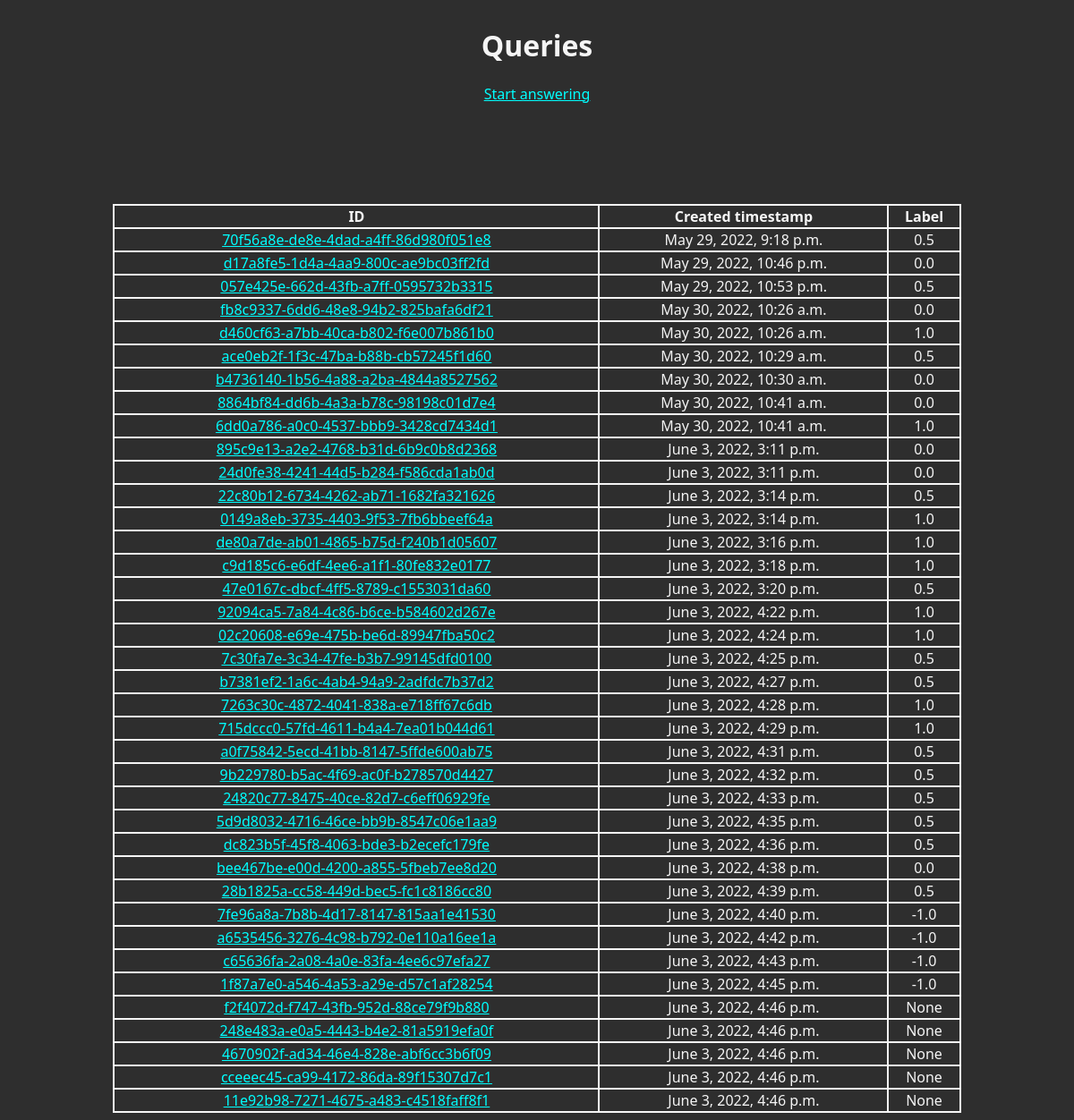
Screenshot of /preferences/ with the database file from the repository.
### preferences/models.py (models this page shows, shortened)
class Preference(models.Model):
    uuid = models.UUIDField('query_uuid', db_index=True, primary_key=True)
    created_timestamp = models.DateTimeField(
        'created at', auto_now_add=True, db_index=True)
    priority = models.IntegerField('priority', db_index=True, default=0)
    label = models.DecimalField('preference label', max_digits=2,
                                decimal_places=1, db_index=True, blank=True, null=True)

### preferences/views.py (the view)
# urls.py: path('', views.QueryListView.as_view(), name='index'),
class QueryListView(ListView):
    model = Preference
    paginated_by = 100
    ordering = 'created_timestamp'
    def get_context_data(self, **kwargs):
        context = super().get_context_data(**kwargs)
        return context

### preferences/templates/preferences/preference_list.html (shortened to what this page needs)
<!DOCTYPE html>
<html>
<head>
    {% load static %}
    <link rel='stylesheet' type='text/css' media='screen' href="{% static 'preferences/preference_list.css' %}">
</head>
<body>
    <div>
        <h1>Queries</h1>
        <a id="startLink" href="/preferences/next">Start answering</a>
        <div id="tableDiv">
            <table>
                <thead>
                    <tr>
                        <th>ID</th>
                        <th>Created timestamp</th>
                        <th>Label</th>
                    </tr>
                </thead>
                <tbody>
                    {% for query in object_list %}
                    <tr>
                        <td><a href="/preferences/{{query.uuid}}">{{ query.uuid }}</a></td>
                        <td>{{ query.created_timestamp }}</td>
                        <td>{{ query.label }}</td>
                    </tr>
                    {% empty %}
                    <td>No queries yet.</td>
                    {% endfor %}
                </tbody>
            </table>
        </div>
    </div>
</body>
</html>

### preferences/static/preferences/preference_list.css (style rules this page uses)
body { background-color: #2E2E2E; align-content: center; color: whitesmoke; text-align: center; font-family: Noto Sans; }
table, th, td { border: 2px solid whitesmoke; border-collapse: collapse; }
a { color: aqua; }
#startLink { margin-top: 5rem; padding: 3rem; }
table { width: 80%; margin-left: auto; margin-right: auto; margin-top: 7rem; }

### rows the page displays
Preference: uuid "70f56a8e-de8e-4dad-a4ff-86d980f051e8", created_timestamp "May 29, 2022, 9:18 p.m.", label "0.5"
Preference: uuid "d17a8fe5-1d4a-4aa9-800c-ae9bc03ff2fd", created_timestamp "May 29, 2022, 10:46 p.m.", label "0.0"
Preference: uuid "057e425e-662d-43fb-a7ff-0595732b3315", created_timestamp "May 29, 2022, 10:53 p.m.", label "0.5"
Preference: uuid "fb8c9337-6dd6-48e8-94b2-825bafa6df21", created_timestamp "May 30, 2022, 10:26 a.m.", label "0.0"
Preference: uuid "d460cf63-a7bb-40ca-b802-f6e007b861b0", created_timestamp "May 30, 2022, 10:26 a.m.", label "1.0"
Preference: uuid "ace0eb2f-1f3c-47ba-b88b-cb57245f1d60", created_timestamp "May 30, 2022, 10:29 a.m.", label "0.5"
Preference: uuid "b4736140-1b56-4a88-a2ba-4844a8527562", created_timestamp "May 30, 2022, 10:30 a.m.", label "0.0"
Preference: uuid "8864bf84-dd6b-4a3a-b78c-98198c01d7e4", created_timestamp "May 30, 2022, 10:41 a.m.", label "0.0"
Preference: uuid "6dd0a786-a0c0-4537-bbb9-3428cd7434d1", created_timestamp "May 30, 2022, 10:41 a.m.", label "1.0"
Preference: uuid "895c9e13-a2e2-4768-b31d-6b9c0b8d2368", created_timestamp "June 3, 2022, 3:11 p.m.", label "0.0"
Preference: uuid "24d0fe38-4241-44d5-b284-f586cda1ab0d", created_timestamp "June 3, 2022, 3:11 p.m.", label "0.0"
Preference: uuid "22c80b12-6734-4262-ab71-1682fa321626", created_timestamp "June 3, 2022, 3:14 p.m.", label "0.5"
Preference: uuid "0149a8eb-3735-4403-9f53-7fb6bbeef64a", created_timestamp "June 3, 2022, 3:14 p.m.", label "1.0"
Preference: uuid "de80a7de-ab01-4865-b75d-f240b1d05607", created_timestamp "June 3, 2022, 3:16 p.m.", label "1.0"
Preference: uuid "c9d185c6-e6df-4ee6-a1f1-80fe832e0177", created_timestamp "June 3, 2022, 3:18 p.m.", label "1.0"
Preference: uuid "47e0167c-dbcf-4ff5-8789-c1553031da60", created_timestamp "June 3, 2022, 3:20 p.m.", label "0.5"
Preference: uuid "92094ca5-7a84-4c86-b6ce-b584602d267e", created_timestamp "June 3, 2022, 4:22 p.m.", label "1.0"
Preference: uuid "02c20608-e69e-475b-be6d-89947fba50c2", created_timestamp "June 3, 2022, 4:24 p.m.", label "1.0"
Preference: uuid "7c30fa7e-3c34-47fe-b3b7-99145dfd0100", created_timestamp "June 3, 2022, 4:25 p.m.", label "0.5"
Preference: uuid "b7381ef2-1a6c-4ab4-94a9-2adfdc7b37d2", created_timestamp "June 3, 2022, 4:27 p.m.", label "0.5"
Preference: uuid "7263c30c-4872-4041-838a-e718ff67c6db", created_timestamp "June 3, 2022, 4:28 p.m.", label "1.0"
Preference: uuid "715dccc0-57fd-4611-b4a4-7ea01b044d61", created_timestamp "June 3, 2022, 4:29 p.m.", label "1.0"
Preference: uuid "a0f75842-5ecd-41bb-8147-5ffde600ab75", created_timestamp "June 3, 2022, 4:31 p.m.", label "0.5"
Preference: uuid "9b229780-b5ac-4f69-ac0f-b278570d4427", created_timestamp "June 3, 2022, 4:32 p.m.", label "0.5"
Preference: uuid "24820c77-8475-40ce-82d7-c6eff06929fe", created_timestamp "June 3, 2022, 4:33 p.m.", label "0.5"
Preference: uuid "5d9d8032-4716-46ce-bb9b-8547c06e1aa9", created_timestamp "June 3, 2022, 4:35 p.m.", label "0.5"
Preference: uuid "dc823b5f-45f8-4063-bde3-b2ecefc179fe", created_timestamp "June 3, 2022, 4:36 p.m.", label "0.5"
Preference: uuid "bee467be-e00d-4200-a855-5fbeb7ee8d20", created_timestamp "June 3, 2022, 4:38 p.m.", label "0.0"
Preference: uuid "28b1825a-cc58-449d-bec5-fc1c8186cc80", created_timestamp "June 3, 2022, 4:39 p.m.", label "0.5"
Preference: uuid "7fe96a8a-7b8b-4d17-8147-815aa1e41530", created_timestamp "June 3, 2022, 4:40 p.m.", label "-1.0"
Preference: uuid "a6535456-3276-4c98-b792-0e110a16ee1a", created_timestamp "June 3, 2022, 4:42 p.m.", label "-1.0"
Preference: uuid "c65636fa-2a08-4a0e-83fa-4ee6c97efa27", created_timestamp "June 3, 2022, 4:43 p.m.", label "-1.0"
Preference: uuid "1f87a7e0-a546-4a53-a29e-d57c1af28254", created_timestamp "June 3, 2022, 4:45 p.m.", label "-1.0"
Preference: uuid "f2f4072d-f747-43fb-952d-88ce79f9b880", created_timestamp "June 3, 2022, 4:46 p.m.", label "None"
Preference: uuid "248e483a-e0a5-4443-b4e2-81a5919efa0f", created_timestamp "June 3, 2022, 4:46 p.m.", label "None"
Preference: uuid "4670902f-ad34-46e4-828e-abf6cc3b6f09", created_timestamp "June 3, 2022, 4:46 p.m.", label "None"
Preference: uuid "cceeec45-ca99-4172-86da-89f15307d7c1", created_timestamp "June 3, 2022, 4:46 p.m.", label "None"
Preference: uuid "11e92b98-7271-4675-a483-c4518faff8f1", created_timestamp "June 3, 2022, 4:46 p.m.", label "None"
